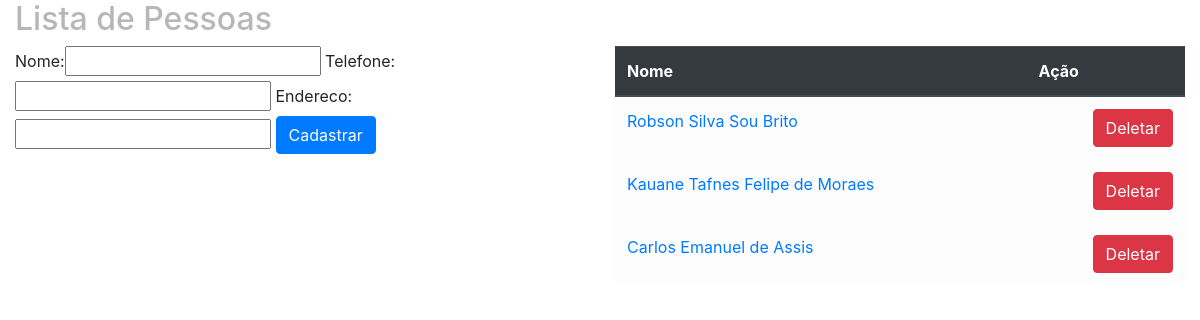
Page /sistema/pessoas/ on the committed database.
### core/models.py (models this page shows, shortened)
class Pessoa(models.Model):
    nome = models.CharField(max_length=60)
    telefone = models.CharField(max_length=20)
    endereco = models.CharField(max_length=200)

### core/views.py (the view)
# urls.py: path('pessoas/', views.lista_pessoas, name='lista_pessoas'),
def lista_pessoas(request):
    pessoas = models.Pessoa.objects.all()
    form = forms.PessoaForm()
    data = {'pessoas':pessoas, 'form':form}
    return render(request, 'core/listar_pessoas.html', data)

### core/forms.py
class PessoaForm(forms.ModelForm):
    class Meta:
        model = models.Pessoa
        fields = ('__all__')

### core/templates/core/listar_pessoas.html (shortened to what this page needs)
{% extends 'base.html' %}
{% load bootstrap %}
{% block main %}
<div class="row">
    <div class="col-md-12">
        <h2>
            Lista de Pessoas
        </h2>
    </div>
</div>
<div class="row">
    <div class="col-md-6">
        <form action="{% url 'core:pessoa-novo' %}" method="post">
            {{form | bootstrap}}
            <input type="submit" class="btn btn-primary " value="Cadastrar">
        </form>
    </div>
    <div class="col-md-6">
        <table class="table table-light table-hover">
            <thead class="thead-dark">
                <th>Nome</th>
                <th>Ação</th>
            </thead>
            <tbody>
                {% for pessoa in pessoas %}
                <tr>
                  <td><a href="{% url 'core:pessoa_update' pessoa.id %}"> {{pessoa.nome}} </a> </td>
                  <td> <a href="{% url 'core:pessoa_delete' pessoa.id %}" class="btn btn-danger pull-right">Deletar</a></li></td>
                </tr>
                {% endfor %}
            </tbody>
        </table>
    </div>
</div>
{% endblock %}

### static/css/style.css (style rules this page uses)
.pull-right { float: right; }
h2 { color:rgb(185, 182, 182) }

### rows in the picture
Pessoa: nome "Robson Silva Sou Brito"
Pessoa: nome "Kauane Tafnes Felipe de Moraes"
Pessoa: nome "Carlos Emanuel de Assis"
